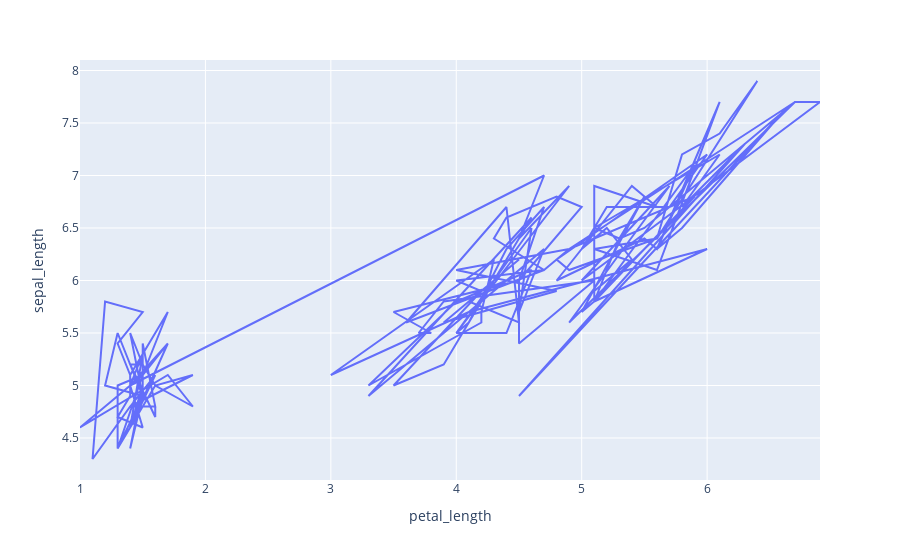

Notebook code cell kept with this figure:
### Markdown cell above
# 2. Line Plot:

### Code cell
# if we plot lineplot same on this data, we will get plot like this
fig = px.line(iris, x='petal_length', y='sepal_length')
fig.show()
fig.write_image('./output/02_line_a.png', scale = 3)

### Figure 1 — Plotly figure (JSON) as saved in the notebook; plotly's stock layout.template omitted (floating-point values rounded to 4 significant figures; data arrays with more than 128 entries replaced by an {"elided": "..."} marker saying what was removed)
{"data": [{"hovertemplate": "petal_length=%{x}<br>sepal_length=%{y}<extra></extra>", "legendgroup": "", "line": {"color": "#636efa", "dash": "solid"}, "marker": {"symbol": "circle"}, "mode": "lines", "name": "", "orientation": "v", "showlegend": false, "type": "scatter", "x": {"elided": "150 float values"}, "xaxis": "x", "y": {"elided": "150 float values"}, "yaxis": "y"}], "layout": {"legend": {"tracegroupgap": 0}, "margin": {"t": 60}, "xaxis": {"anchor": "y", "domain": [0, 1], "title": {"text": "petal_length"}}, "yaxis": {"anchor": "x", "domain": [0, 1], "title": {"text": "sepal_length"}}}}
